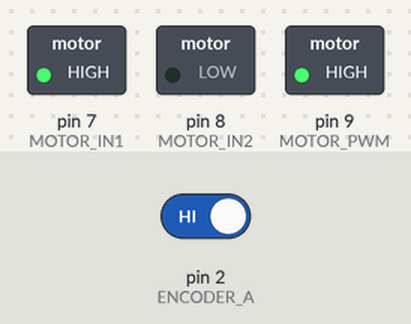
Simulated run of this sketch. Board: Arduino Uno, built with avr-gcc and run on an emulated ATmega328P. Shown: switched loads named in the sketch (green lamp = pin HIGH). The inputs (shaded band) are chosen by the test bench; at power-on: pin 2 (ENCODER_A) HIGH. What the sketch prints to the serial monitor is not drawn.

Above: at 0.1 s.
Timing chart, 0 to 1.6 s (numbered marks = the images above):
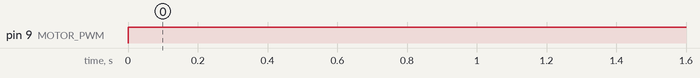

The sketch:

pid_tuning.ino
```cpp
// ----- Pin Definitions -----

#define ENCODER_A 2      // Encoder A signal pin (Interrupt)
#define ENCODER_B 3      // Encoder B signal pin
#define MOTOR_PWM 9      // Motor PWM control pin
#define MOTOR_IN1 7      // Motor direction control pin 1
#define MOTOR_IN2 8      // Motor direction control pin 2

// ----- Constants -----
const int ENCODER_COUNTS_PER_REV = 105; // Based on your measured value
const int SAMPLE_TIME = 100; // Sampling time in milliseconds
const int TARGET_RPM = 300; // Target speed (adjust as needed)

// ----- PID Constants (Tune these) -----
float Kp = 0.8;  // Reduced Proportional Gain to smooth response
float Ki = 0.4;  // Integral Gain to eliminate steady-state error
float Kd = 0.02; // Lower Derivative Gain to prevent excessive correction

// ----- PID Variables -----
volatile int encoderCount = 0;
float previousError = 0;
float integral = 0;
float motorPWM = 0;

// ----- Interrupt Service Routine (ISR) -----
void encoderISR() {
  encoderCount++;  // Increment encoder pulse count
}

// ----- Setup Function -----
void setup() {
  Serial.begin(115200);

  // Setup Encoder Pins
  pinMode(ENCODER_A, INPUT_PULLUP);
  pinMode(ENCODER_B, INPUT_PULLUP);

  // Setup Motor Control Pins
  pinMode(MOTOR_PWM, OUTPUT);
  pinMode(MOTOR_IN1, OUTPUT);
  pinMode(MOTOR_IN2, OUTPUT);

  // Attach Interrupt for Encoder
  attachInterrupt(digitalPinToInterrupt(ENCODER_A), encoderISR, RISING);

  // Initialize motor direction
  digitalWrite(MOTOR_IN1, HIGH);
  digitalWrite(MOTOR_IN2, LOW);
}

// ----- Function to Compute RPM -----
float calculateRPM() {
  float rotations = (float)encoderCount / ENCODER_COUNTS_PER_REV;
  float rpm = (rotations * 60000.0) / SAMPLE_TIME; // Convert to RPM
  encoderCount = 0; // Reset count for next sample
  return rpm;
}

// ----- PID Control Function -----
void updateMotorSpeed(float targetRPM) {
  float actualRPM = calculateRPM();
  float error = targetRPM - actualRPM;

  // PID calculations
  integral += error * (SAMPLE_TIME / 1000.0); // Integral term
  float derivative = (error - previousError) / (SAMPLE_TIME / 1000.0); // Derivative term

  // Compute PID Output
  motorPWM = (Kp * error) + (Ki * integral) + (Kd * derivative);

  // Constrain motor speed between 0-255
  motorPWM = constrain(motorPWM, 0, 255);

  // Apply motor control
  analogWrite(MOTOR_PWM, (int)motorPWM);

  // Debug output
  Serial.print("Target RPM: "); Serial.print(targetRPM);
  Serial.print(" | Actual RPM: "); Serial.print(actualRPM);
  Serial.print(" | Motor PWM: "); Serial.println(motorPWM);

  previousError = error; // Store error for next iteration
}

// ----- Main Loop -----
void loop() {
  updateMotorSpeed(TARGET_RPM);  // Maintain target speed
  delay(SAMPLE_TIME); // Wait before next PID update
}
```

Measured:
- by itself, pin 9 (MOTOR_PWM): LOW → HIGH at 0.00 s
